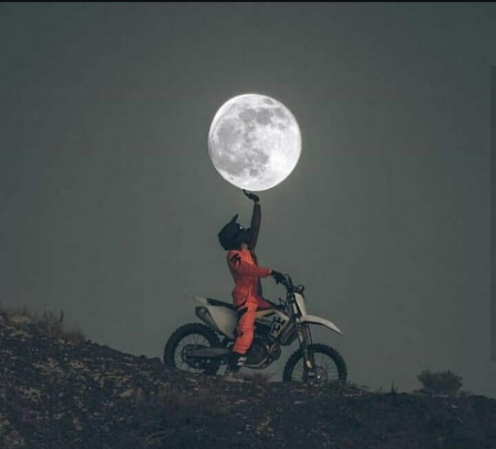
#> input picture frontend/attached_assets/Screenshot_20250717-132558_1752769696374.png, 496 x 449 px
$ python create_app_icons_from_image.py
#> lines starting #> are read from the running program, lines starting #| are printed output that depends on the picture; after the words box and inside, x2 and y2 are one past the last pixel; in counts of white or black regions, pixels touching at a corner belong together
#!/usr/bin/env python3
"""
Script para converter imagem em ícones de aplicativo Android
Cria ícones em diferentes resoluções para o Motouber
"""

from PIL import Image, ImageDraw, ImageFilter
import os

def create_circular_icon(image_path, output_path, size):
    """Cria um ícone circular a partir de uma imagem"""
#> called with size = 48

    # Abrir a imagem original
    img = Image.open(image_path)
#> img is the input picture: PIL image 496x449 RGBA; mean R, G, B, A 71.9, 77.6, 78.4, 255

    # Redimensionar mantendo proporção
    img = img.resize((size, size), Image.Resampling.LANCZOS)
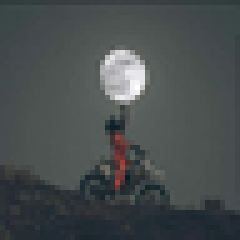
#> img: PIL image 48x48 RGBA (shown 5 times larger); mean R, G, B, A 72, 77.7, 78.5, 255

    # Converter para RGBA se necessário
    if img.mode != 'RGBA':
        img = img.convert('RGBA')

    # Criar máscara circular
    mask = Image.new('L', (size, size), 0)
#> mask: PIL image 48x48 L; every value is 0
    draw = ImageDraw.Draw(mask)
    draw.ellipse((0, 0, size, size), fill=255)

    # Aplicar máscara circular
    output = Image.new('RGBA', (size, size), (0, 0, 0, 0))
#> output: PIL image 48x48 RGBA; every value is 0
    output.paste(img, (0, 0))
    output.putalpha(mask)
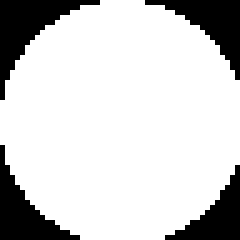
#> mask: PIL image 48x48 L (shown 5 times larger); 80.7% white; 4 black regions, box (x1, y1, x2, y2) and area: (0, 0, 20, 20) 131, (29, 0, 48, 16) 111, (0, 29, 16, 48) 111, (33, 33, 48, 48) 92
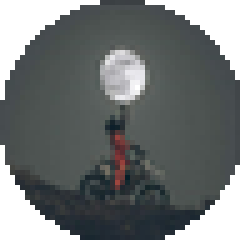
#> output: PIL image 48x48 RGBA (shown 5 times larger); mean R, G, B, A 72, 77.7, 78.5, 205.7; transparent parts drawn white

    # Salvar
    output.save(output_path, 'PNG')
    print(f"Ícone criado: {output_path} ({size}x{size})")

def create_app_icons():
    """Cria todos os ícones necessários para Android"""

    # Caminho da imagem original
    source_image = "attached_assets/Screenshot_20250717-132558_1752769696374.png"

    # Verificar se a imagem existe
    if not os.path.exists(source_image):
        print(f"Erro: Imagem não encontrada: {source_image}")
        return

    # Tamanhos de ícones Android
    icon_sizes = {
        'mipmap-mdpi': 48,
        'mipmap-hdpi': 72,
        'mipmap-xhdpi': 96,
        'mipmap-xxhdpi': 144,
        'mipmap-xxxhdpi': 192
    }

    # Base do diretório de recursos Android
    base_dir = "android/app/src/main/res"

    # Criar ícones para cada densidade
    for density, size in icon_sizes.items():
        # Criar diretório se não existir
        icon_dir = os.path.join(base_dir, density)
        os.makedirs(icon_dir, exist_ok=True)

        # Caminho do ícone
        icon_path = os.path.join(icon_dir, "ic_launcher.png")

        # Criar ícone circular
        create_circular_icon(source_image, icon_path, size)

    print("\n✅ Todos os ícones foram criados com sucesso!")
    print("🎯 Tema: Motociclista com lua - perfeito para o Motouber")
    print("📱 Ícones criados para todas as densidades Android")

if __name__ == "__main__":
    create_app_icons()
